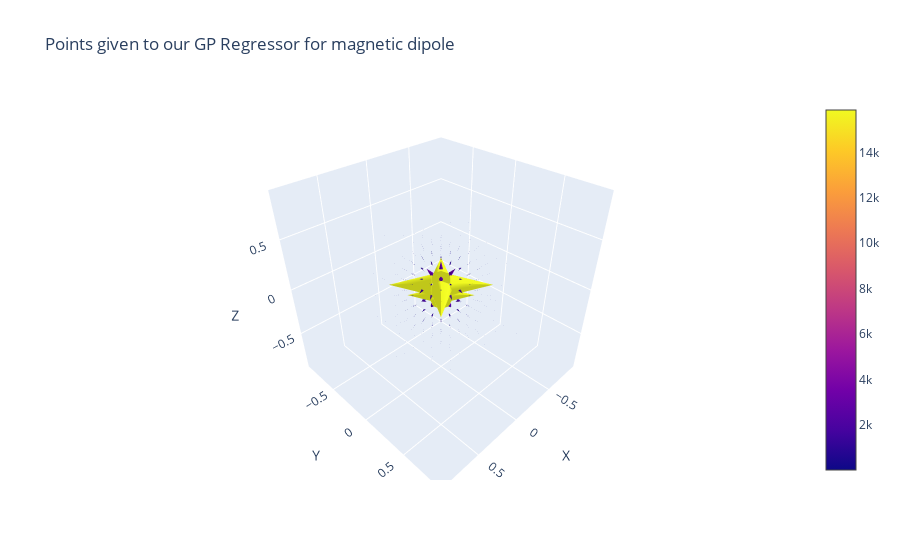

Write notebook code for a chart like this one.
### Code cell
sampled_outputs_dipole = sample_field(outputs_dipole, n_samples=1000)
plotter(sampled_outputs_dipole, 
        title = 'Points given to our GP Regressor for magnetic dipole')

### Figure 1 — Plotly figure (JSON) as saved in the notebook; plotly's stock layout.template omitted (floating-point values rounded to 4 significant figures; data arrays with more than 128 entries replaced by an {"elided": "..."} marker saying what was removed)
{"data": [{"anchor": "tail", "sizemode": "scaled", "sizeref": 2, "type": "cone", "u": {"elided": "1000 float values"}, "v": {"elided": "1000 float values"}, "w": {"elided": "1000 float values"}, "x": {"elided": "1000 float values"}, "y": {"elided": "1000 float values"}, "z": {"elided": "1000 float values"}}], "layout": {"scene": {"xaxis": {"title": {"text": "X"}}, "yaxis": {"title": {"text": "Y"}}, "zaxis": {"title": {"text": "Z"}}}, "title": {"text": "Points given to our GP Regressor for magnetic dipole"}}}
